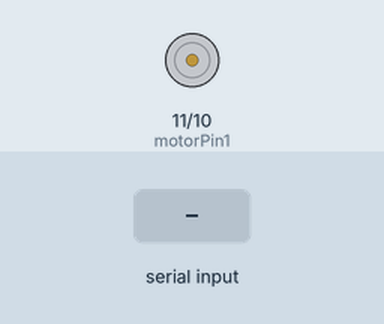
Simulated run of this sketch. Board: Arduino Uno, built with avr-gcc and run on an emulated ATmega328P. Parts: motor-driver pin pairs drawn as motors (green arrow = first pin HIGH = forward, orange = second pin HIGH = backward, longer = more drive). The test bench sets the inputs (shaded band).

Above: at 1.2 s.
1.3 s: "1" received over Serial
At 2.2 s:
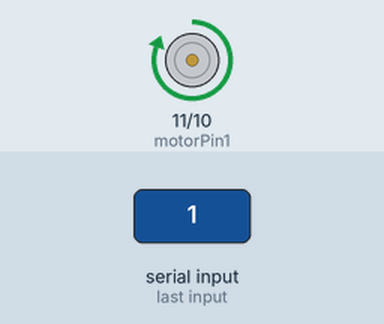
2.8 s: "2" received over Serial
At 3.3 s:
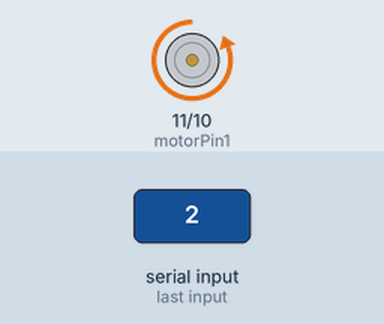
4.3 s: "3" received over Serial
At 5.7 s:
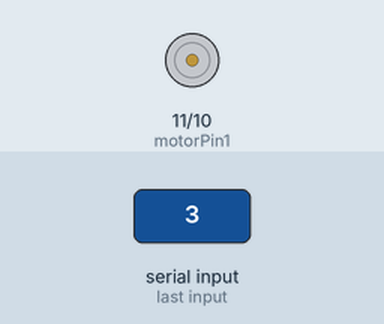
Timing chart, 0 to 7.3 s (numbered marks = the images above; inputs shaded):
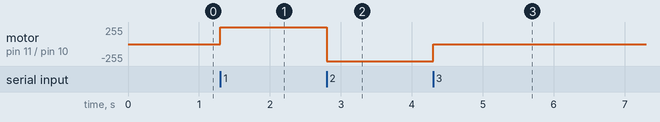

The sketch:

codigosensor.ino
```cpp
int motorPin1 = 11;
int motorPin2 = 10;

void setup()
{
  Serial.begin(9600);

 pinMode(motorPin1, OUTPUT);
 pinMode(motorPin2, OUTPUT);

  digitalWrite(motorPin1, 0); // Motor Deslig.
  digitalWrite(motorPin2, 0);
}

void loop(){
  char c = Serial.read();

  if (c == '1'){
    parar();
    esquerda();
  }
  if (c == '2'){
    parar();
    direita();
  }
  if(c == '3'){
    parar();
  }
}

void esquerda(){
 digitalWrite(motorPin1, 1);   // Motor para a esquerda
 digitalWrite(motorPin2, 0);   //
}

void direita(){
 digitalWrite(motorPin1, 0);   // Motor para a direita
 digitalWrite(motorPin2, 1);   //
}

void parar(){
 digitalWrite(motorPin1, 0);   // para o motor
 digitalWrite(motorPin2, 0);   //
}
```

Measured:
- after the input at 1.3 s, motor on pin 11 (motorPin1) / pin 10 (motorPin2): stopped → forward 255/255 at once
- after the input at 2.8 s, motor on pin 11 (motorPin1) / pin 10 (motorPin2): forward 255/255 → backward 255/255 at once
- after the input at 4.3 s, motor on pin 11 (motorPin1) / pin 10 (motorPin2): backward 255/255 → stopped at once
